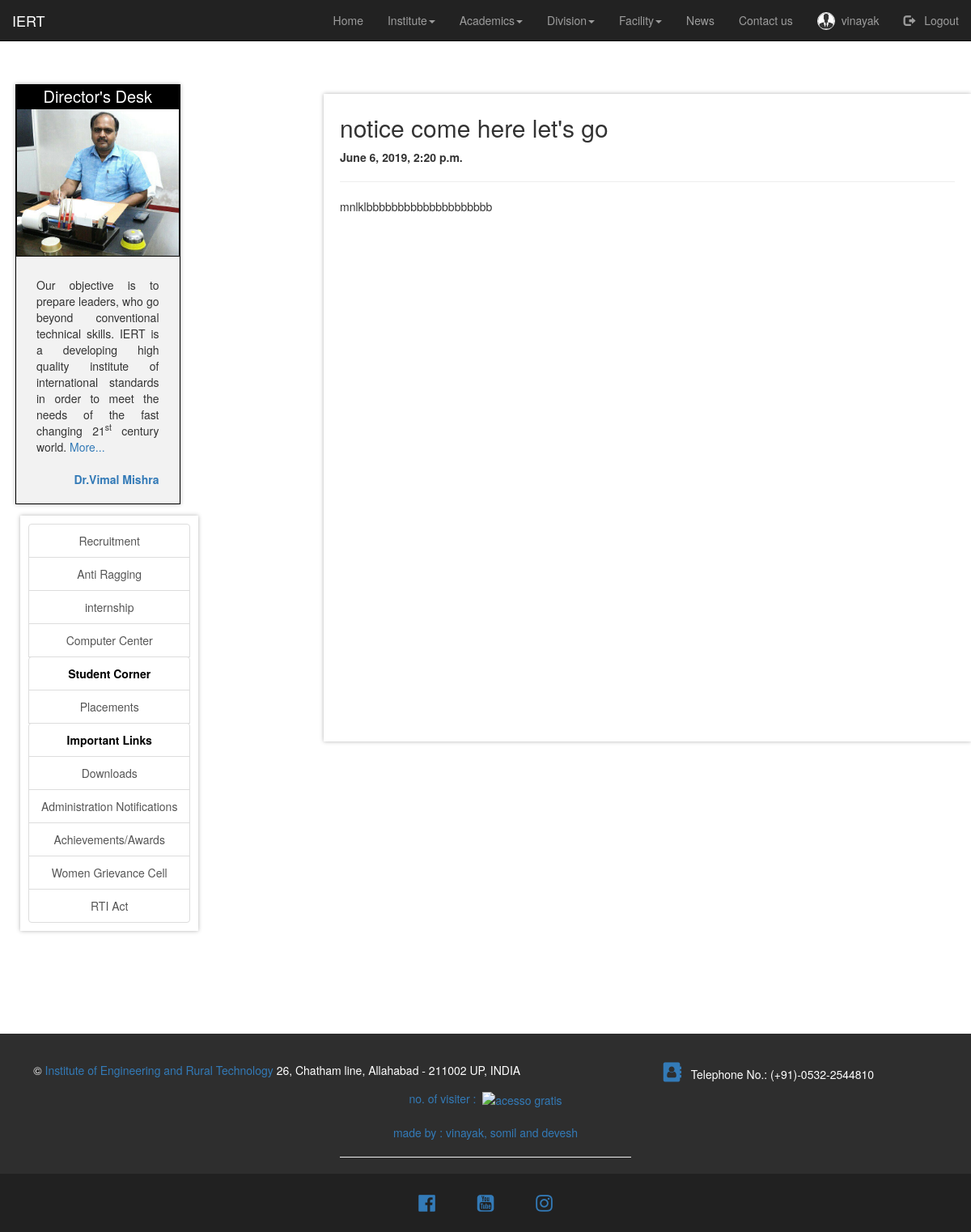
Screenshot of /extra_links/notice/3 (signed in) with the database file from the repository.
### user/models.py (models this page shows, shortened)
class Profile(models.Model):
    user = models.OneToOneField(User, on_delete=models.CASCADE)
    image = models.ImageField(
        default="profile_pics/default.jpg", upload_to="profile_pics"
    )

### extra_links/models.py (models this page shows, shortened)
class notice_board(models.Model):
    topic = models.CharField(max_length=300)
    branch = models.CharField(
        max_length=100,
        choices=[
            ("all", "all"),
            ("Computer Science & Engineering", "Computer Science & Engineering"),
            ("Electronic Engineering", "Electronic Engineering"),
            (
                "Industrial & Production Engineering",
                "Industrial & Production Engineering",
            ),
            ("Electrical Engineering", "Electrical Engineering"),
            ("Civil Engineering", "Civil Engineering"),
            ("Mechanical Engineering", "Mechanical Engineering"),
            (
                "Instrumentation and Control Engineering",
                "Instrumentation and Control Engineering",
            ),
            ("Applied Science and Humanity", "Applied Science and Humanity"),
            ("Management", "Management"),
        ],
    )
    date = models.DateTimeField()
    info = models.TextField()

### extra_links/views.py (the view)
# urls.py: path("notice/<int:id>", views.notice, name="notice_page")
def notice(request, id):
    nb = notice_board.objects.get(id=id)
    page_details = {"nb": nb, "title": "Notice"}
    return render(request, "extra_links/notice_page.html", page_details)

### templates/extra_links/notice_page.html (shortened to what this page needs)
{% extends "home/index.html" %}
{% block start %}
<div class="col-md-8  rest">
  <h2>{{nb.topic}}</h2>
  <sud>
    <b>{{nb.date}}</b>
  </sud>
  <hr />
  <p>{{nb.info | safe}}</p>
</div>
{% endblock %}

### templates/home/index.html (shortened to what this page needs)
{% load static %}
{% load pwa %}
<!DOCTYPE html>
<html lang="en">
<head>
  <link rel="stylesheet" href="https://maxcdn.bootstrapcdn.com/bootstrap/3.3.7/css/bootstrap.min.css" />
    <link rel="stylesheet" href="https://cdnjs.cloudflare.com/ajax/libs/jquery-datetimepicker/2.5.20/jquery.datetimepicker.min.css" />
  <link rel="stylesheet" href="https://cdnjs.cloudflare.com/ajax/libs/font-awesome/4.7.0/css/font-awesome.min.css">
   <link rel="stylesheet" type="text/css" href="{% static "index.css" %}" />
</head>
<body class="container-fluid">
  <header class="row">
    <nav class="navbar navbar-inverse navbar-fixed-top">
      <div class="container-fluid">
        <div class="navbar-header">
          <a class="navbar-brand" class="styleheader" href="{% url "index" %}">IERT</a>
        </div>
        <div class="collapse navbar-collapse" id="mainNavBar">
          <ul class="nav navbar-nav navbar-right">
            <li ><a href="{% url "index" %}">Home</a></li>
            <li class="dropdown"><a class="dropdown-toggle" data-toggle="dropdown" href="#">Institute<span class="caret"></span></a>
            </li>
            <li class="dropdown"><a class="dropdown-toggle" data-toggle="dropdown" href="#">Academics<span class="caret"></span></a>
            </li>
            <li class="dropdown"><a class="dropdown-toggle" data-toggle="dropdown" href="#">Division<span class="caret"></span></a>
            </li>
            <li class="dropdown"><a class="dropdown-toggle" data-toggle="dropdown" href="#">Facility<span class="caret"></span></a>
          </li>
          <li><a href="{% url "news" %}">News</a></li>
          <li><a href="{% url "contact_us" %}">Contact us</a></li>
            {% if user.is_authenticated %}
            <li><a href="{% url "profile" %}"><img src="{{user.profile.image.url}}" style="height:2.2rem; width:2.2rem; float: left; border:1px solid #f2f2f2;" class="img-responsive img-circle"/> &nbsp; {{ user.get_username }}</a></li>
            <li><a href="{% url "logout" %}"><span class="glyphicon glyphicon-log-out"></span> &nbsp; Logout</a></li>
            {% else %}
            <li><a href="{% url "register" %}"><span class="glyphicon glyphicon-user"></span> &nbsp; Sign up</a></li>
            <li><a href="{% url "login" %}"><span class="glyphicon glyphicon-log-in"></span> &nbsp; Log in</a></li>
            {% endif %}
          </ul>
        </div>
      </div>
    </nav>
  </header>
  <div  id="contents" >
  <br/>
  <br/>
  <br/>
  <br/>
  {% block side %}
  <div class="row" >
    <div class="col-md-4">
      <br />
      <div class="dir">
        <div style="background: black;font-size: 20px; text-align: center;color:white; ">Director's Desk</div>
        <a target="_blank" href="https://www.iert.ac.in/img/director.jpg">
          <img src="{% static "home/img/director.jpg" %}" alt="image not found" width="300" height="200" class="img-responsive">
        </a>
        <div class="desc">
          <div style="text-align: justify; padding: 10px;">
            Our objective is to prepare leaders, who go beyond conventional
            technical skills. IERT is a developing high quality institute of
            international standards in order to meet the needs of the fast changing
            21<sup>st</sup> century world. <a href="{% url "desk" %}"> More...</a>
            <br />
            <br />
            <div style="float: right;">
              <a href="{% url "director" %}"><b>&nbsp;Dr.Vimal Mishra</b></a>
              <br />
              <br />
            </div>
          </div>
        </div>
      </div>
      <div class="sidebar" style="float:inherit; box-shadow: 0 0 5px rgba(0,0,0,0.3); text-align: center; color:black; padding: 10px; margin: 10px">
        <a class="list-group-item list-group-item-action" href="{% url 'recruitment' %}">Recruitment </a>
        <a class="list-group-item list-group-item-action" href="{% url 'anti_ragging' %}">Anti Ragging</a>
        <a class="list-group-item list-group-item-action" href="{% url 'internship' %}">internship</a>
        <a class="list-group-item list-group-item-action" href="{% url 'computer_center' %}">Computer Center</a>
        <details>
          <summary class="list-group-item list-group-item-action"><b>Student Corner</b></summary>
        </details>
        <a class="list-group-item list-group-item-action" href="{% url "placement" %}">Placements</a>
        <details>
          <summary class="list-group-item list-group-item-action"><b>Important Links</b></summary>
        </details>
        <a class="list-group-item list-group-item-action" href="{% url "download" %}">Downloads</a>
        <a class="list-group-item list-group-item-action " href="#">Administration Notifications</a>
        <a class="list-group-item list-group-item-action" href="{% url "Achievements" %}">Achievements/Awards</a>
        <a class="list-group-item list-group-item-action" href="{% url "Women_Grievance_Cell" %}">Women Grievance Cell</a>
        <a class="list-group-item list-group-item-action" href="{% url "rti" %}">RTI Act</a>
      </div>
    </div>
    <br/>
    {% endblock %}
    <div class="mobile_margin" style="margin-top: -4rem; min-height:100vh;">
    {% block start %}{% endblock %}
  </div>
  </div>
  </div>
{% block footer %}
<footer class="page-footer  special-color-dark  footer row" style="background-color:#2E2E2E; text-align: center; color: white; text-decoration:none;">
  <div class="container-fluid">
    <div class="row" style="padding-top:3%;" >
      <div class="col-md-7 mb-4">
        <p>&copy;<a href="#"> Institute of Engineering and Rural Technology</a> 26, Chatham line, Allahabad - 211002 UP, INDIA &nbsp;&nbsp;&nbsp;</p>
      </div>
      <div class="col-md-5 mb-4">
            <p> <a href="{% url "contact_us" %}"><i class="fa fa-address-book" style="font-size:24px"></i></a>&nbsp;&nbsp; Telephone No.: (+91)-0532-2544810 </p>
      </div>
    </div>
    <div class="row">
      <div align=center><a href='#'>no. of visiter :&nbsp;&nbsp;<img src='https://www.counter12.com/img-y0ww8WAbZbzWbZCc-50.gif' border='0' alt='acesso gratis'></a>
      </div>
    </div>
    <div class="row" style="text-align: center;">
      <br/>
        <a href="{% url "internship" %}" > made by : vinayak, somil and devesh</a>
      </div>
   <div class="row">
   <hr width="30%" align="center"/>
   <center style="background-color:#212121;">
    <a href="https://www.facebook.com/groups/483907021980974/"><i class="fa fa-facebook-official" style="font-size:24px; margin: 2%;"></i></a>
    <a href="#"><i class="fa fa-youtube-square" style="font-size:24px; margin: 2%;"></i></a>
    <a href="#"><i class="fa fa-instagram" style="font-size:24px; margin: 2%;"></i></a>
   </center>
 </div>
</div>
 </footer>
{% endblock %}
</body>
</html>

### home/static/index.css (style rules this page uses)
html, body { overflow-x: hidden; min-width: 100%; min-height: 100%; }
div .dir { margin: 4px; border: 1px solid black; float: left; background: #f2f2f2; box-shadow: 0 0 5px rgba(0, 0, 0, 0.3); width: 55%; display: block; }
div .dir img { width: 100%; border: 1px solid black; height: auto; }
div .desc { padding: 15px; text-align: center; }
.rest { background: white; border: solid 5px white; box-shadow: 0 0 5px rgba(0, 0, 0, 0.3); cursor: pointer; overflow: hidden; min-height: 100vh; margin-top: 3%; }
footer { margin-top: 10%; min-width: 100%; position: relative; bottom: 0; }

### rows the page displays
notice_board: topic "notice come here let's go", date "June 6, 2019, 2:20 p.m.", info "mnlklbbbbbbbbbbbbbbbbbbbb"

### other values shown
{{ user.get_username }} "vinayak"
